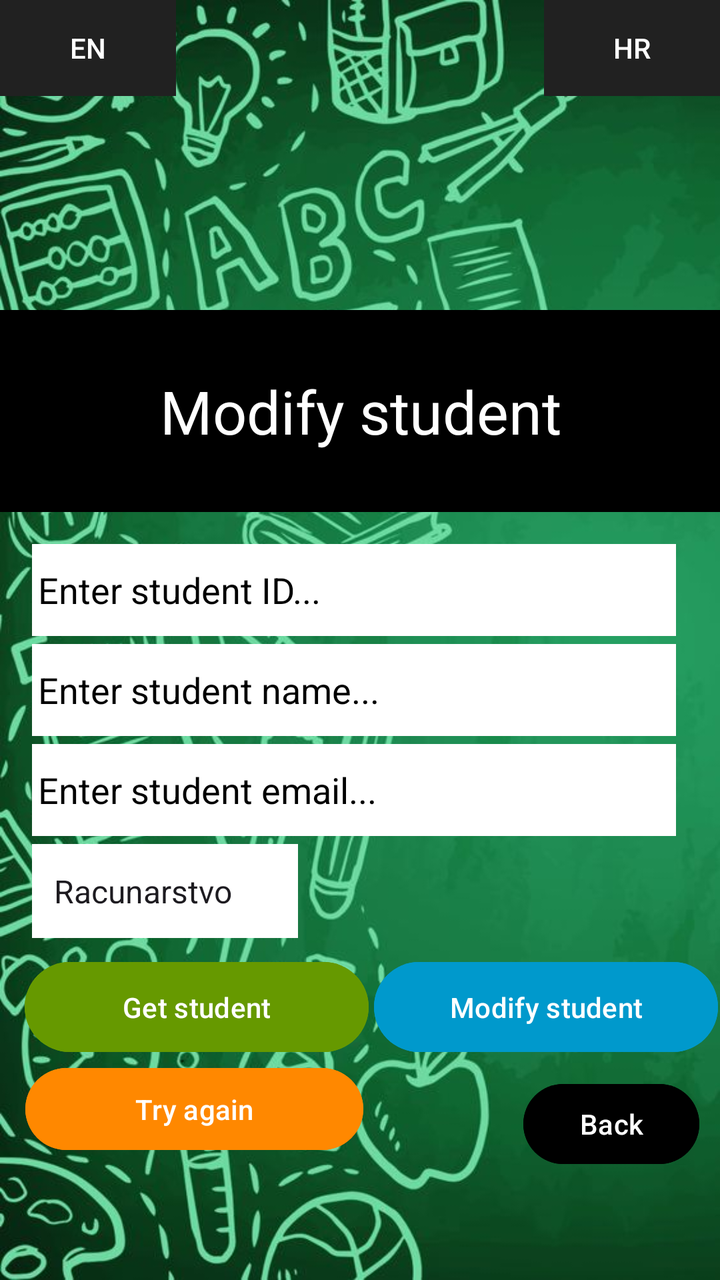
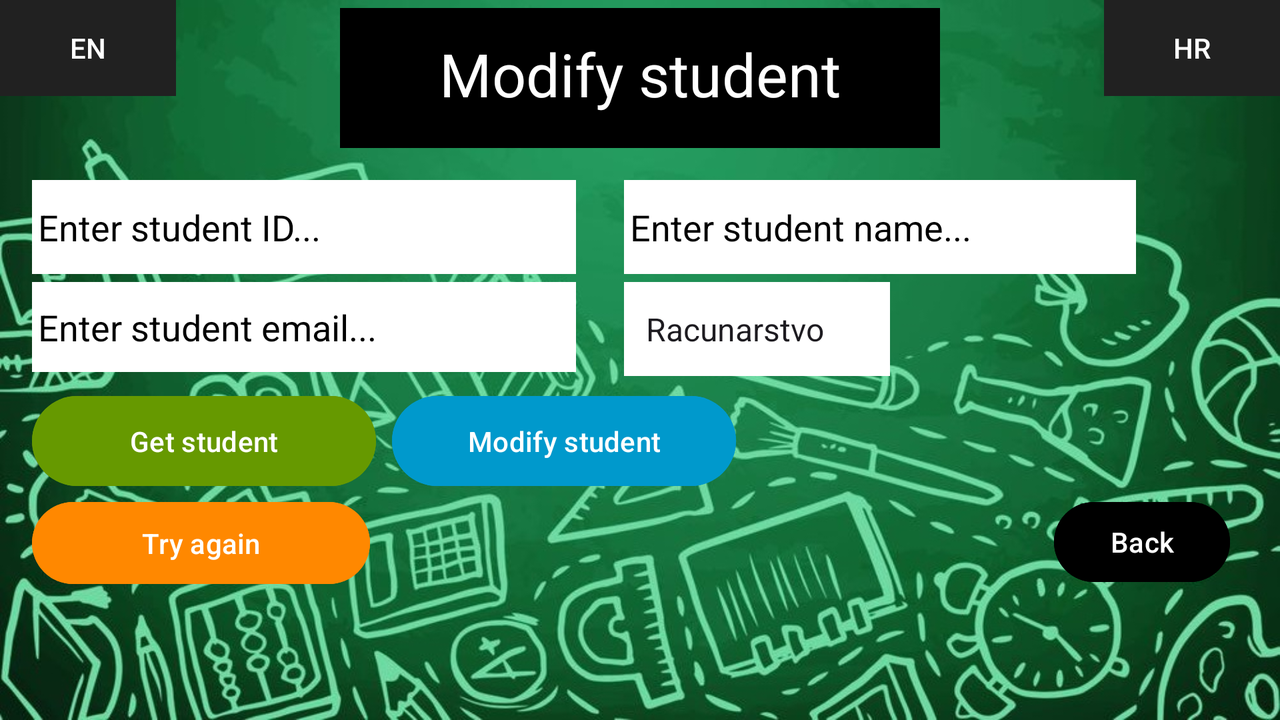

The same Android screen from two of the app's own layout files: first res/layout/ as a phone draws it, then the repository's variant for another configuration, drawn on a device whose configuration selects that folder. Both files follow.
<!-- AndroidManifest.xml: application theme Theme.StudentManagerAndroid -->
<!-- res/layout/modifystudent_activity.xml -->
<?xml version="1.0" encoding="utf-8"?>
<androidx.constraintlayout.widget.ConstraintLayout xmlns:android="http://schemas.android.com/apk/res/android"
    xmlns:app="http://schemas.android.com/apk/res-auto"
    xmlns:tools="http://schemas.android.com/tools"
    android:layout_width="match_parent"
    android:layout_height="match_parent"
    android:background="@drawable/background">

    <Button
        android:id="@+id/modifyBtn"
        android:layout_width="172dp"
        android:layout_height="53dp"
        android:layout_marginTop="8dp"
        android:backgroundTint="@android:color/holo_blue_dark"
        android:text="Modify student"
        app:layout_constraintEnd_toEndOf="parent"
        app:layout_constraintHorizontal_bias="0.686"
        app:layout_constraintStart_toEndOf="@+id/getStudentBtn"
        app:layout_constraintTop_toBottomOf="@+id/student_subject" />

    <Button
        android:id="@+id/getStudentBtn"
        android:layout_width="172dp"
        android:layout_height="53dp"
        android:layout_marginTop="8dp"
        android:backgroundTint="@android:color/holo_green_dark"
        android:text="Get student"
        app:layout_constraintEnd_toEndOf="parent"
        app:layout_constraintHorizontal_bias="0.066"
        app:layout_constraintStart_toStartOf="parent"
        app:layout_constraintTop_toBottomOf="@+id/student_subject" />

    <Button
        android:id="@+id/tryAgainModifyBtn"
        android:layout_width="169dp"
        android:layout_height="49dp"
        android:backgroundTint="@android:color/holo_orange_dark"
        android:text="Try again"
        app:layout_constraintEnd_toEndOf="parent"
        app:layout_constraintHorizontal_bias="0.066"
        app:layout_constraintStart_toStartOf="parent"
        app:layout_constraintTop_toBottomOf="@+id/getStudentBtn" />

    <Button
        android:id="@+id/backBtn"
        android:layout_width="wrap_content"
        android:layout_height="wrap_content"
        android:layout_marginTop="8dp"
        android:backgroundTint="@color/black"
        android:text="Back"
        app:layout_constraintEnd_toEndOf="parent"
        app:layout_constraintHorizontal_bias="0.884"
        app:layout_constraintStart_toEndOf="@+id/tryAgainModifyBtn"
        app:layout_constraintTop_toBottomOf="@+id/modifyBtn" />

    <Button
        android:id="@+id/change_languageEn"
        android:layout_width="wrap_content"
        android:layout_height="wrap_content"
        android:background="@color/black"
        android:contentDescription="@string/app_name"
        android:text="EN"
        android:theme="@style/Theme.AppCompat"
        app:layout_constraintStart_toStartOf="parent"
        app:layout_constraintTop_toTopOf="parent" />

    <ImageView
        android:id="@+id/imageView6"
        android:layout_width="166dp"
        android:layout_height="143dp"
        app:layout_constraintEnd_toEndOf="parent"
        app:layout_constraintStart_toStartOf="parent"
        app:layout_constraintTop_toTopOf="parent"
        app:srcCompat="@drawable/logo" />

    <Button
        android:id="@+id/change_languageHr"
        android:layout_width="wrap_content"
        android:layout_height="wrap_content"
        android:background="@color/black"
        android:backgroundTint="#FFFFFF"
        android:contentDescription="@string/app_name"
        android:text="HR"
        android:theme="@style/Theme.AppCompat"
        app:layout_constraintEnd_toEndOf="parent"
        app:layout_constraintTop_toTopOf="parent" />

    <LinearLayout
        android:id="@+id/linearLayoutModify"
        android:layout_width="379dp"
        android:layout_height="101dp"
        android:layout_marginTop="12dp"
        android:background="@color/black"
        android:gravity="center"
        android:orientation="horizontal"
        app:layout_constraintEnd_toEndOf="parent"
        app:layout_constraintStart_toStartOf="parent"
        app:layout_constraintTop_toBottomOf="@+id/imageView6">

        <EditText
            android:id="@+id/appNameModify"
            style="@style/Widget.Material3.AutoCompleteTextView.OutlinedBox"
            android:layout_width="227dp"
            android:layout_height="wrap_content"
            android:layout_weight="1"
            android:alpha="1"
            android:backgroundTint="@color/black"
            android:ems="10"
            android:enabled="false"
            android:inputType="text"
            android:text="Modify student"
            android:textAlignment="center"
            android:textAppearance="@style/TextAppearance.AppCompat.Body1"
            android:textColor="@color/white"
            android:textSize="30sp" />
    </LinearLayout>

    <EditText
        android:id="@+id/student_id_modify"
        android:layout_width="322dp"
        android:layout_height="46dp"
        android:layout_marginStart="16dp"
        android:layout_marginTop="16dp"
        android:background="@color/white"
        android:ems="10"
        android:hint="Enter student ID..."
        android:inputType="number"
        android:minHeight="48dp"
        android:padding="3dp"
        android:textColor="@color/black"
        android:textColorHint="@color/black"
        android:focusable="true"
        android:enabled="true"
        app:layout_constraintStart_toStartOf="parent"
        app:layout_constraintTop_toBottomOf="@+id/linearLayoutModify">

        <requestFocus
            android:layout_width="wrap_content"
            android:layout_height="wrap_content" />
    </EditText>

    <EditText
        android:id="@+id/student_name"
        android:layout_width="322dp"
        android:layout_height="46dp"
        android:layout_marginStart="16dp"
        android:layout_marginTop="4dp"
        android:background="@color/white"
        android:ems="10"
        android:hint="Enter student name..."
        android:minHeight="48dp"
        android:padding="3dp"
        android:textColor="@color/black"
        android:textColorHint="@color/black"
        app:layout_constraintStart_toStartOf="parent"
        app:layout_constraintTop_toBottomOf="@+id/student_id_modify" />

    <EditText
        android:id="@+id/student_email"
        android:layout_width="322dp"
        android:layout_height="46dp"
        android:layout_marginStart="16dp"
        android:layout_marginTop="4dp"
        android:background="@color/white"
        android:ems="10"
        android:hint="Enter student email..."
        android:minHeight="48dp"
        android:padding="3dp"
        android:textColor="@color/black"
        android:textColorHint="@color/black"
        app:layout_constraintStart_toStartOf="parent"
        app:layout_constraintTop_toBottomOf="@+id/student_name" />

    <Spinner
        android:id="@+id/student_subject"
        android:layout_width="133dp"

        android:layout_height="47dp"
        android:layout_marginStart="16dp"
        android:layout_marginTop="4dp"
        android:background="@color/white"
        android:entries="@array/studentSubjects"
        android:minHeight="48dp"
        android:padding="3dp"
        android:textColor="@color/black"
        android:textColorHint="@color/black"
        app:layout_constraintStart_toStartOf="parent"
        app:layout_constraintTop_toBottomOf="@+id/student_email" />
</androidx.constraintlayout.widget.ConstraintLayout>
<!-- resources referenced by this layout -->
<resources>
  <string-array name="studentSubjects">
          <item>Računarstvo</item>
          <item>Mehatronika</item>
          <item>Sestrinstvo</item>
      </string-array>
  <color name="black">#FF000000</color>
  <color name="white">#FFFFFFFF</color>
  <!-- drawable background: jpg bitmap (drawable, 88185 bytes) -->
  <string name="app_name">studentManagerAndroid</string>
  <style name="Theme.StudentManagerAndroid" parent="Base.Theme.StudentManagerAndroid" />
  <style name="Base.Theme.StudentManagerAndroid" parent="Theme.Material3.DayNight.NoActionBar">
          
          
      </style>
</resources>
<!-- res/layout-land/modifystudent_activity.xml (the repository's variant of the layout above) -->
<!-- drawn on the phone turned sideways -->
<?xml version="1.0" encoding="utf-8"?>
<androidx.constraintlayout.widget.ConstraintLayout xmlns:android="http://schemas.android.com/apk/res/android"
    xmlns:app="http://schemas.android.com/apk/res-auto"
    xmlns:tools="http://schemas.android.com/tools"
    android:layout_width="match_parent"
    android:layout_height="match_parent"
    android:background="@drawable/background_landscape">

    <Button
        android:id="@+id/modifyBtn"
        android:layout_width="172dp"
        android:layout_height="53dp"
        android:layout_marginStart="8dp"
        android:layout_marginTop="8dp"
        android:backgroundTint="@android:color/holo_blue_dark"
        android:text="Modify student"
        app:layout_constraintStart_toEndOf="@+id/getStudentBtn"
        app:layout_constraintTop_toBottomOf="@+id/student_email" />

    <Button
        android:id="@+id/getStudentBtn"
        android:layout_width="172dp"
        android:layout_height="53dp"
        android:layout_marginStart="16dp"
        android:layout_marginTop="8dp"
        android:backgroundTint="@android:color/holo_green_dark"
        android:text="Get student"
        app:layout_constraintStart_toStartOf="parent"
        app:layout_constraintTop_toBottomOf="@+id/student_email" />

    <Button
        android:id="@+id/tryAgainModifyBtn"
        android:layout_width="169dp"
        android:layout_height="49dp"
        android:layout_marginStart="16dp"
        android:backgroundTint="@android:color/holo_orange_dark"
        android:text="Try again"
        app:layout_constraintStart_toStartOf="parent"
        app:layout_constraintTop_toBottomOf="@+id/getStudentBtn" />

    <Button
        android:id="@+id/backBtn"
        android:layout_width="wrap_content"
        android:layout_height="wrap_content"
        android:backgroundTint="@color/black"
        android:text="Back"
        app:layout_constraintEnd_toEndOf="parent"
        app:layout_constraintHorizontal_bias="0.932"
        app:layout_constraintStart_toEndOf="@+id/tryAgainModifyBtn"
        app:layout_constraintTop_toBottomOf="@+id/modifyBtn" />

    <Button
        android:id="@+id/change_languageEn"
        android:layout_width="wrap_content"
        android:layout_height="wrap_content"
        android:background="@color/black"
        android:contentDescription="@string/app_name"
        android:text="EN"
        android:theme="@style/Theme.AppCompat"
        app:layout_constraintStart_toStartOf="parent"
        app:layout_constraintTop_toTopOf="parent" />

    <ImageView
        android:id="@+id/imageView6"
        android:layout_width="101dp"
        android:layout_height="82dp"
        android:layout_marginStart="70dp"
        android:layout_marginTop="4dp"
        app:layout_constraintEnd_toStartOf="@+id/linearLayoutModify"
        app:layout_constraintStart_toStartOf="parent"
        app:layout_constraintTop_toTopOf="parent"
        app:srcCompat="@drawable/logo" />

    <Button
        android:id="@+id/change_languageHr"
        android:layout_width="wrap_content"
        android:layout_height="wrap_content"
        android:background="@color/black"
        android:backgroundTint="#FFFFFF"
        android:contentDescription="@string/app_name"
        android:text="HR"
        android:theme="@style/Theme.AppCompat"
        app:layout_constraintEnd_toEndOf="parent"
        app:layout_constraintTop_toTopOf="parent" />

    <LinearLayout
        android:id="@+id/linearLayoutModify"
        android:layout_width="300dp"
        android:layout_height="70dp"
        android:layout_marginTop="4dp"
        android:background="@color/black"
        android:gravity="center"
        android:orientation="horizontal"
        app:layout_constraintEnd_toStartOf="@+id/change_languageHr"
        app:layout_constraintStart_toEndOf="@+id/change_languageEn"
        app:layout_constraintTop_toTopOf="parent">

        <EditText
            android:id="@+id/appNameModify"
            style="@style/Widget.Material3.AutoCompleteTextView.OutlinedBox"
            android:layout_width="227dp"
            android:layout_height="wrap_content"
            android:layout_weight="1"
            android:alpha="1"
            android:backgroundTint="@color/black"
            android:ems="10"
            android:enabled="false"
            android:inputType="text"
            android:text="Modify student"
            android:textAlignment="center"
            android:textAppearance="@style/TextAppearance.AppCompat.Body1"
            android:textColor="@color/white"
            android:textSize="30sp" />
    </LinearLayout>

    <EditText
        android:id="@+id/student_id_modify"
        android:layout_width="272dp"
        android:layout_height="47dp"
        android:layout_marginStart="16dp"
        android:layout_marginTop="16dp"
        android:background="@color/white"
        android:ems="10"
        android:enabled="true"
        android:focusable="true"
        android:hint="Enter student ID..."
        android:inputType="number"
        android:minHeight="48dp"
        android:padding="3dp"
        android:textColor="@color/black"
        android:textColorHint="@color/black"
        app:layout_constraintStart_toStartOf="parent"
        app:layout_constraintTop_toBottomOf="@+id/linearLayoutModify">

        <requestFocus
            android:layout_width="wrap_content"
            android:layout_height="wrap_content" />
    </EditText>

    <EditText
        android:id="@+id/student_name"
        android:layout_width="256dp"
        android:layout_height="47dp"
        android:layout_marginStart="24dp"
        android:layout_marginTop="16dp"
        android:background="@color/white"
        android:ems="10"
        android:hint="Enter student name..."
        android:minHeight="48dp"
        android:padding="3dp"
        android:textColor="@color/black"
        android:textColorHint="@color/black"
        app:layout_constraintStart_toEndOf="@+id/student_id_modify"
        app:layout_constraintTop_toBottomOf="@+id/linearLayoutModify" />

    <EditText
        android:id="@+id/student_email"
        android:layout_width="272dp"
        android:layout_height="45dp"
        android:layout_marginStart="16dp"
        android:layout_marginTop="4dp"
        android:background="@color/white"
        android:ems="10"
        android:hint="Enter student email..."
        android:minHeight="48dp"
        android:padding="3dp"
        android:textColor="@color/black"
        android:textColorHint="@color/black"
        app:layout_constraintStart_toStartOf="parent"
        app:layout_constraintTop_toBottomOf="@+id/student_id_modify" />

    <Spinner
        android:id="@+id/student_subject"
        android:layout_width="133dp"

        android:layout_height="47dp"
        android:layout_marginStart="24dp"
        android:layout_marginTop="4dp"
        android:background="@color/white"
        android:entries="@array/studentSubjects"
        android:minHeight="48dp"
        android:padding="3dp"
        android:textColor="@color/black"
        android:textColorHint="@color/black"
        app:layout_constraintStart_toEndOf="@+id/student_email"
        app:layout_constraintTop_toBottomOf="@+id/student_name" />
</androidx.constraintlayout.widget.ConstraintLayout>
<!-- resources referenced by the variant -->
<!-- as the phone turned sideways resolves them -->
<resources>
  <string-array name="studentSubjects">
          <item>Računarstvo</item>
          <item>Mehatronika</item>
          <item>Sestrinstvo</item>
      </string-array>
  <color name="black">#FF000000</color>
  <color name="white">#FFFFFFFF</color>
  <!-- drawable background_landscape: jpg bitmap (drawable, 144298 bytes) -->
  <string name="app_name">studentManagerAndroid</string>
  <style name="Theme.StudentManagerAndroid" parent="Base.Theme.StudentManagerAndroid" />
  <style name="Base.Theme.StudentManagerAndroid" parent="Theme.Material3.DayNight.NoActionBar">
          
          
      </style>
</resources>
